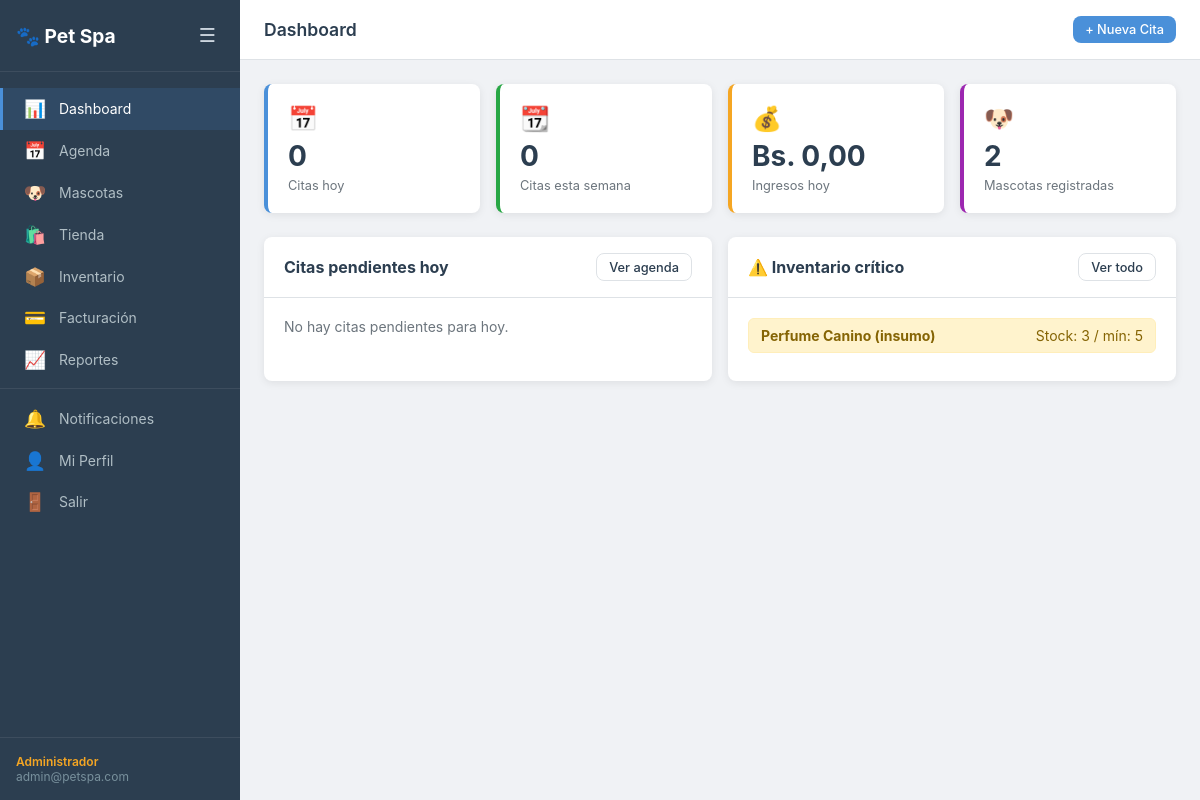
Page /dashboard/ (signed in) on the committed database.
### apps/usuarios/models.py (models this page shows, shortened)
class Usuario(AbstractUser):
    rol                = models.ForeignKey(Rol, on_delete=models.SET_NULL, null=True, blank=True)
    telefono           = models.CharField(max_length=20, blank=True)
    email              = models.EmailField(unique=True)
    email_verificado   = models.BooleanField(default=False)
    token_activacion   = models.CharField(max_length=64, blank=True)
    token_expiracion   = models.DateTimeField(null=True, blank=True)
    intentos_fallidos  = models.IntegerField(default=0)
    bloqueado_hasta    = models.DateTimeField(null=True, blank=True)
    two_factor_secret  = models.CharField(max_length=32, blank=True)
    two_factor_activo  = models.BooleanField(default=False)
    ultimo_acceso      = models.DateTimeField(null=True, blank=True)
    USERNAME_FIELD = 'email'
    REQUIRED_FIELDS = ['username']
    class Meta:
        verbose_name = 'Usuario'
        verbose_name_plural = 'Usuarios'
    def tiene_rol(self, nombre_rol):
        return self.rol and self.rol.nombre == nombre_rol
    def es_admin(self):
        return self.tiene_rol('admin')

class Rol(models.Model):
    NOMBRES = [
        ('admin', 'Administrador'),
        ('recepcion', 'Recepción'),
        ('groomer', 'Groomer'),
        ('cliente', 'Cliente'),
    ]
    nombre      = models.CharField(max_length=50, unique=True, choices=NOMBRES)
    descripcion = models.TextField(blank=True)
    def __str__(self):
        return self.get_nombre_display()

### apps/inventario/models.py (models this page shows, shortened)
class Producto(models.Model):
    nombre       = models.CharField(max_length=200)
    descripcion  = models.TextField(blank=True)
    categoria    = models.ForeignKey(Categoria, on_delete=models.PROTECT)
    precio_base  = models.DecimalField(max_digits=8, decimal_places=2)
    stock_actual = models.IntegerField(default=0)
    stock_minimo = models.IntegerField(default=5)
    sku          = models.CharField(max_length=50, unique=True)
    imagen       = models.ImageField(upload_to='productos/', blank=True)
    es_insumo    = models.BooleanField(default=False)
    activo       = models.BooleanField(default=True)
    def bajo_stock(self):
        return self.stock_actual <= self.stock_minimo

### apps/reportes/views.py (the view)
# urls.py: path('', views.dashboard, name='inicio'),
@login_requerido
def dashboard(request):
    user = request.user
    if user.es_admin() or user.es_recepcion():
        return dashboard_admin(request)
    elif user.es_groomer():
        return dashboard_groomer(request)
    elif user.es_cliente():
        return dashboard_cliente(request)
    return redirect('usuarios:login')

### templates/dashboard/admin.html (shortened to what this page needs)
{% extends 'base.html' %}
{% block page_title %}Dashboard{% endblock %}
{% block topbar_actions %}
<a href="{% url 'agenda:nueva_cita' %}" class="btn btn-primary btn-sm">+ Nueva Cita</a>
{% endblock %}
{% block content %}
<div class="kpi-grid">
  <div class="kpi-card kpi-blue">
    <div class="kpi-icon">📅</div>
    <div class="kpi-value">{{ citas_hoy }}</div>
    <div class="kpi-label">Citas hoy</div>
  </div>
  <div class="kpi-card kpi-green">
    <div class="kpi-icon">📆</div>
    <div class="kpi-value">{{ citas_semana }}</div>
    <div class="kpi-label">Citas esta semana</div>
  </div>
  <div class="kpi-card kpi-orange">
    <div class="kpi-icon">💰</div>
    <div class="kpi-value">Bs. {{ ingresos_hoy|floatformat:2 }}</div>
    <div class="kpi-label">Ingresos hoy</div>
  </div>
  <div class="kpi-card kpi-purple">
    <div class="kpi-icon">🐶</div>
    <div class="kpi-value">{{ total_mascotas }}</div>
    <div class="kpi-label">Mascotas registradas</div>
  </div>
</div>
<div class="dashboard-grid">
  <div class="card">
    <div class="card-header">
      <h3>Citas pendientes hoy</h3>
      <a href="{% url 'agenda:calendario' %}" class="btn btn-sm btn-outline">Ver agenda</a>
    </div>
    <div class="card-body">
      {% if citas_pendientes %}
      <table class="table">
        <thead>
          <tr><th>Hora</th><th>Mascota</th><th>Servicio</th><th>Groomer</th><th></th></tr>
        </thead>
        <tbody>
          {% for cita in citas_pendientes %}
          <tr>
            <td>{{ cita.fecha_hora_inicio|time:"H:i" }}</td>
            <td>{{ cita.mascota.nombre }}</td>
            <td>{{ cita.servicio.nombre }}</td>
            <td>{{ cita.groomer }}</td>
            <td>
              <a href="{% url 'agenda:detalle_cita' cita.pk %}" class="btn btn-xs btn-outline">Ver</a>
            </td>
          </tr>
          {% endfor %}
        </tbody>
      </table>
      {% else %}
      <p class="text-muted">No hay citas pendientes para hoy.</p>
      {% endif %}
    </div>
  </div>
  <div class="card">
    <div class="card-header">
      <h3>⚠️ Inventario crítico</h3>
      <a href="{% url 'inventario:alertas' %}" class="btn btn-sm btn-outline">Ver todo</a>
    </div>
    <div class="card-body">
      {% if productos_criticos %}
      <ul class="alert-list">
        {% for p in productos_criticos %}
        <li class="alert-item alert-warning">
          <strong>{{ p.nombre }}</strong>
          <span>Stock: {{ p.stock_actual }} / mín: {{ p.stock_minimo }}</span>
        </li>
        {% endfor %}
      </ul>
      {% else %}
      <p class="text-muted">✅ Todo el inventario está en niveles normales.</p>
      {% endif %}
    </div>
  </div>
</div>
{% endblock %}

### templates/base.html (shortened to what this page needs)
{% load static %}
<!DOCTYPE html>
<html lang="es">
<head>
  <link rel="stylesheet" href="{% static 'css/base.css' %}">
</head>
<body>
<div class="layout">
  <aside class="sidebar" id="sidebar">
    <div class="sidebar-header">
      <span class="logo">🐾 Pet Spa</span>
      <button class="sidebar-toggle" onclick="toggleSidebar()">☰</button>
    </div>
    <nav class="sidebar-nav">
      <a href="{% url 'dashboard:inicio' %}" class="nav-item {% if request.resolver_match.namespace == 'dashboard' %}active{% endif %}">
        <span class="nav-icon">📊</span><span class="nav-label">Dashboard</span>
      </a>
      {% if user.rol.nombre != 'cliente' %}
      <a href="{% url 'agenda:calendario' %}" class="nav-item {% if request.resolver_match.namespace == 'agenda' %}active{% endif %}">
        <span class="nav-icon">📅</span><span class="nav-label">Agenda</span>
      </a>
      {% endif %}
      <a href="{% url 'mascotas:lista' %}" class="nav-item {% if request.resolver_match.namespace == 'mascotas' %}active{% endif %}">
        <span class="nav-icon">🐶</span><span class="nav-label">Mascotas</span>
      </a>
      <a href="{% url 'tienda:catalogo' %}" class="nav-item {% if request.resolver_match.namespace == 'tienda' %}active{% endif %}">
        <span class="nav-icon">🛍️</span><span class="nav-label">Tienda</span>
      </a>
      {% if user.rol.nombre in 'admin,recepcion' %}
      <a href="{% url 'inventario:lista' %}" class="nav-item {% if request.resolver_match.namespace == 'inventario' %}active{% endif %}">
        <span class="nav-icon">📦</span><span class="nav-label">Inventario</span>
      </a>
      <a href="{% url 'facturacion:lista' %}" class="nav-item {% if request.resolver_match.namespace == 'facturacion' %}active{% endif %}">
        <span class="nav-icon">💳</span><span class="nav-label">Facturación</span>
      </a>
      {% endif %}
      {% if user.rol.nombre == 'admin' %}
      <a href="{% url 'dashboard:ocupacion' %}" class="nav-item">
        <span class="nav-icon">📈</span><span class="nav-label">Reportes</span>
      </a>
      {% endif %}
      <div class="nav-divider"></div>
      <a href="{% url 'notificaciones:lista' %}" class="nav-item">
        <span class="nav-icon">🔔</span><span class="nav-label">Notificaciones</span>
      </a>
      <a href="{% url 'usuarios:perfil' %}" class="nav-item">
        <span class="nav-icon">👤</span><span class="nav-label">Mi Perfil</span>
      </a>
      <a href="{% url 'usuarios:logout' %}" class="nav-item nav-logout">
        <span class="nav-icon">🚪</span><span class="nav-label">Salir</span>
      </a>
    </nav>
    <div class="sidebar-footer">
      <span class="user-rol">{{ user.rol }}</span>
      <span class="user-email">{{ user.email }}</span>
    </div>
  </aside>
  <main class="main-content">
    <header class="topbar">
      <h1 class="page-title">{% block page_title %}{% endblock %}</h1>
      <div class="topbar-actions">{% block topbar_actions %}{% endblock %}</div>
    </header>
    <div class="content-body">
      {% block content %}{% endblock %}
    </div>
  </main>
</div>
</body>
</html>

### static/css/base.css (style rules this page uses)
:root { --primary: #4A90D9; --primary-dk: #3070b3; --secondary: #F5A623; --success: #28a745; --danger: #dc3545; --warning: #ffc107; --info: #17a2b8; --dark: #2C3E50; --gray: #6c757d; --light: #f8f9fa; --border: #dee2e6; --sidebar-w: 240px; --topbar-h: 60px; --radius: 8px; --shadow: 0 2px 8px rgba(0,0,0,.08); --shadow-md: 0 4px 16px rgba(0,0,0,.12); }
*, *::before, *::after { box-sizing: border-box; margin: 0; padding: 0; }
body { font-family: -apple-system, BlinkMacSystemFont, 'Segoe UI', Roboto, sans-serif; font-size: 14px; color: var(--dark); background: #f0f2f5; min-height: 100vh; }
a { color: var(--primary); text-decoration: none; }
.layout { display: flex; min-height: 100vh; }
.sidebar { width: var(--sidebar-w); background: var(--dark); color: #cdd6df; display: flex; flex-direction: column; position: fixed; top: 0; left: 0; bottom: 0; z-index: 100; transition: transform .25s; }
.sidebar-header { display: flex; align-items: center; justify-content: space-between; padding: 1.25rem 1rem; border-bottom: 1px solid rgba(255,255,255,.08); }
.logo { font-size: 1.2rem; font-weight: 700; color: #fff; }
.sidebar-toggle, .menu-btn { background: none; border: none; color: #cdd6df; font-size: 1.2rem; cursor: pointer; padding: .25rem .5rem; }
.sidebar-nav { flex: 1; padding: 1rem 0; overflow-y: auto; }
.nav-item { display: flex; align-items: center; gap: .75rem; padding: .65rem 1.25rem; color: #b0bec5; transition: background .15s, color .15s; border-left: 3px solid transparent; }
.nav-item.active { background: rgba(74,144,217,.15); color: #fff; border-left-color: var(--primary); }
.nav-icon { font-size: 1.1rem; width: 24px; text-align: center; }
.nav-divider { height: 1px; background: rgba(255,255,255,.08); margin: .5rem 0; }
.sidebar-footer { padding: 1rem; border-top: 1px solid rgba(255,255,255,.08); font-size: .75rem; }
.user-rol { display: block; color: var(--secondary); font-weight: 600; }
.user-email { display: block; color: #78909c; white-space: nowrap; overflow: hidden; text-overflow: ellipsis; }
.main-content { margin-left: var(--sidebar-w); flex: 1; display: flex; flex-direction: column; min-height: 100vh; }
.topbar { height: var(--topbar-h); background: #fff; border-bottom: 1px solid var(--border); display: flex; align-items: center; padding: 0 1.5rem; gap: 1rem; position: sticky; top: 0; z-index: 50; }
.page-title { flex: 1; font-size: 1.1rem; font-weight: 600; }
.topbar-actions { display: flex; gap: .5rem; }
.content-body { padding: 1.5rem; }
.alert-warning { background: #fff3cd; color: #856404; border: 1px solid #ffeeba; }
.btn { display: inline-flex; align-items: center; gap: .35rem; padding: .5rem 1rem; border-radius: var(--radius); border: none; cursor: pointer; font-size: .875rem; font-weight: 500; transition: background .15s, transform .1s; text-decoration: none; }
.btn-primary { background: var(--primary); color: #fff; }
.btn-outline { background: transparent; border: 1px solid var(--border); color: var(--dark); }
.btn-sm { padding: .35rem .75rem; font-size: .8rem; }
.card { background: #fff; border-radius: var(--radius); box-shadow: var(--shadow); overflow: hidden; }
.card-header { display: flex; align-items: center; justify-content: space-between; padding: 1rem 1.25rem; border-bottom: 1px solid var(--border); font-weight: 600; }
.card-header h3 { margin: 0; font-size: 1rem; }
.card-body { padding: 1.25rem; }
.kpi-grid { display: grid; grid-template-columns: repeat(auto-fit, minmax(180px, 1fr)); gap: 1rem; margin-bottom: 1.5rem; }
.kpi-card { background: #fff; border-radius: var(--radius); padding: 1.25rem; box-shadow: var(--shadow); display: flex; flex-direction: column; gap: .35rem; border-left: 4px solid transparent; }
.kpi-blue { border-left-color: var(--primary); }
.kpi-green { border-left-color: var(--success); }
.kpi-orange { border-left-color: var(--secondary); }
.kpi-purple { border-left-color: #9c27b0; }
.kpi-icon { font-size: 1.5rem; }
.kpi-value { font-size: 1.75rem; font-weight: 700; color: var(--dark); }
.kpi-label { font-size: .8rem; color: var(--gray); }
.dashboard-grid { display: grid; grid-template-columns: repeat(auto-fit, minmax(340px, 1fr)); gap: 1rem; margin-bottom: 1rem; }
.alert-list { list-style: none; }
.alert-item { display: flex; justify-content: space-between; padding: .5rem .75rem; border-radius: 6px; margin-bottom: .5rem; }
.text-muted { color: var(--gray); }

### rows in the picture
Usuario: rol "Administrador", email "admin@petspa.com"
Producto: nombre "Perfume Canino (insumo)", stock_actual "3", stock_minimo "5"

### other values in the picture
{{ citas_hoy }} "0"
{{ citas_semana }} "0"
{{ ingresos_hoy|floatformat:2 }} "0,00"
{{ total_mascotas }} "2"
